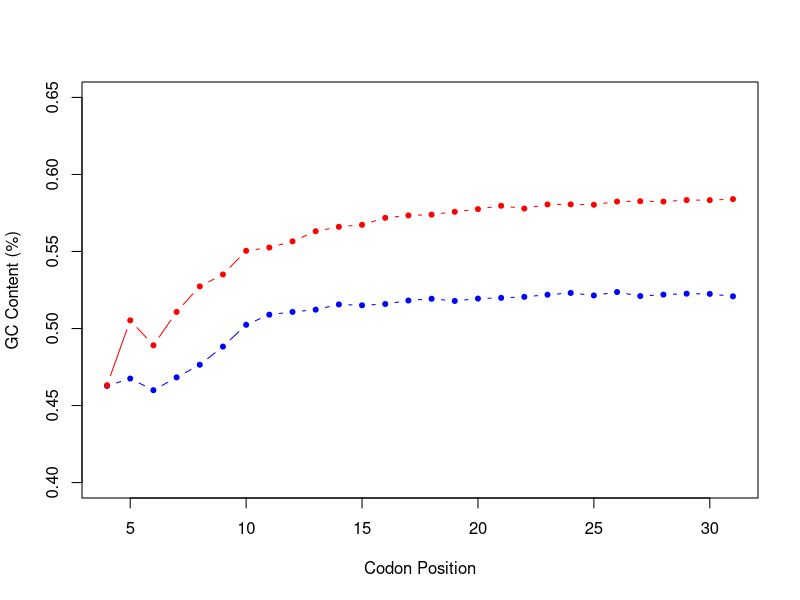

This figure's R source:
data1 <- read.csv("GC_core.csv", header = TRUE)
attach(data1)

data2 <- read.csv("GC3_core.csv", header = TRUE)
attach(data2)

# GC

dims <- dim(data1)

m.gc <- c()
sd.gc <- c()
sem.gc <- c()
x <- c(4:dims[2])

for (i in x) {
  gc <- unlist(data1[i])
  m.gc <- c(m.gc, mean(gc))
  sd.gc <- c(sd.gc, sd(gc))
  sem.gc <- c(sem.gc, sd(gc) / sqrt(length(gc)))
}

# GC3

dims2 <- dim(data2)

m.gc2 <- c()
sd.gc2 <- c()
sem.gc2 <- c()

for (i in x) {  
  gc3 <- unlist(data2[i])
  m.gc2 <- c(m.gc2, mean(gc3))
  sd.gc2 <- c(sd.gc2, sd(gc3))
  sem.gc2 <- c(sem.gc2, sd(gc3) / sqrt(length(gc3)))
}

#GC and GC3 single data frame
gc_data <- data.frame(
  Codon_Position = x,
  Mean_GC = m.gc,
  Mean_GC3 = m.gc2
)

# Shapiro-Wilk test - GC
shapiro_gc <- shapiro.test(gc_data$Mean_GC)
print(shapiro_gc)

# Shapiro-Wilk test - GC3
shapiro_gc3 <- shapiro.test(gc_data$Mean_GC3)
print(shapiro_gc3)

# Paired t-test - Data not normally distributed so don't use.
#t_test_result <- t.test(gc_data$Mean_GC, gc_data$Mean_GC3, paired = TRUE)
#print(t_test_result)

# Wilcoxon test 
wilcox_result <- wilcox.test(gc_data$Mean_GC, gc_data$Mean_GC3, paired = TRUE)
print(wilcox_result)

# Plot GC vs GC3
#pdf("SFig5_GC_GC3.pdf")
#plot(gc_data$Codon_Position, gc_data$Mean_GC, type = "b", col = "blue", pch = 20, ylim = c(0.4, 0.65),
#     xlab = "Codon Position", ylab = "GC Content (%)", main = "")
#lines(gc_data$Codon_Position, gc_data$Mean_GC3, type = "b", col = "red", pch = 20)
#legend("topright", legend = c("GC", "GC3"), col = c("blue", "red"), lty = 1, pch = 20)
#dev.off()

pdf("SFig5_GC_GC3.pdf")
plot(gc_data$Codon_Position, gc_data$Mean_GC, type = "b", col = "blue", pch = 20, ylim = c(0.4, 0.65), xlab = "Codon Position", ylab = "GC Content (%)", main = "")
lines(gc_data$Codon_Position, gc_data$Mean_GC3, type = "b", col = "red", pch = 20)
#legend("topright", legend = c("GC", "GC3"), col = c("blue", "red"), lty = 1, pch = 20)
dev.off()
